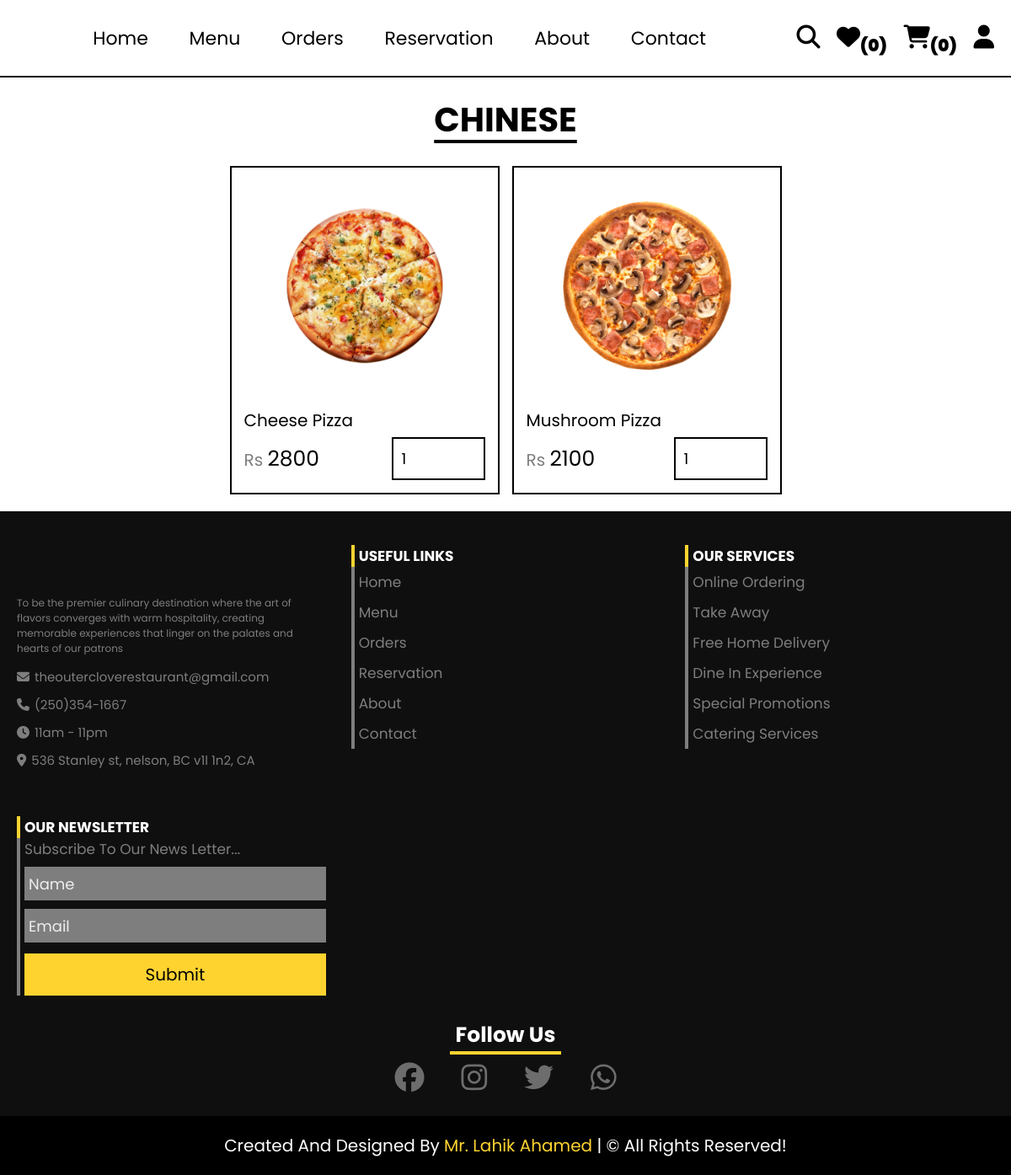
Page /customer/cuisine.php?cuisine=chinese on the committed database.
### tables this page shows
CREATE TABLE `products` (
  `id` int(11) NOT NULL,
  `cuisine` varchar(50) NOT NULL,
  `category` varchar(50) NOT NULL,
  `name` varchar(50) NOT NULL,
  `price` int(11) NOT NULL,
  `image` varchar(50) NOT NULL,
  `hero_slider` tinyint(1) NOT NULL
);

### customer/cuisine.php (the view, shortened to what this page needs)
<!DOCTYPE html>
<html lang="en">
<head>
    <link rel="stylesheet" href="https://cdn.jsdelivr.net/npm/swiper@11/swiper-bundle.min.css"/>
    <link rel="stylesheet" href="../CSS/customer_style.css">
</head>
<body>
    <?php include("../components/user_header.php"); ?>
    <section class="products">
        <?php $cuisine = $_GET['cuisine']; ?>
        <h1 class="title"><?= $cuisine ?></h1>
        <div class="box-container">
            <?php
                $select_products = $conn->prepare("SELECT * FROM products WHERE cuisine = ?");
                $select_products->execute([$cuisine]);
                if($select_products->rowCount() > 0) {
                    while($fetch_products = $select_products->fetch(pdo::FETCH_ASSOC)) {
            ?>
                    <form action="" method="post" class="box">
                    <img src="../uploaded images/<?= $fetch_products['image']; ?>" alt="">
                    <div class="name"><?= $fetch_products['name']; ?></div>
                    <div class="flex">
                        <div class="price"><span>Rs </span><?= $fetch_products['price']; ?></div>
                        <input type="number" name="qty" class="qty" min="1" max="99"
                        value="1" maxlength="2" onkeypress="if(this.value.length == 2) return false;">
                    </div>
                    </form>
            <?php
                }
                }else {
                    echo '<div class="empty">no products added yet!</div>';
                }
            ?>
        </div>
    </section>
</body>
</html>
<?php include("../components/footer.php"); ?>

### CSS/customer_style.css (style rules this page uses)
:root { --yellow: #fed330; --red: #e74c3c; --light-color: #7e7e7e; --border: 2px solid #000; --light: #ededed; --light-black: #0f0f0f; }
* { font-family: 'poppins', sans-serif; margin: 0; padding: 0; box-sizing: border-box; outline: none; border: none; text-decoration: none; }
html { font-size: 62.5%; overflow-x: hidden; scroll-behavior: smooth; stop-opacity: 7rem; scroll-padding-top: 7rem; }
section { margin: 0 auto; max-width: 1300px; padding: 2rem; }
.title { text-align: center; margin-bottom: 2.5rem; font-size: 4rem; color: #000; text-transform: uppercase; text-decoration: underline; word-spacing: .8rem; text-underline-offset: 1rem; }
.products .box-container { display: grid; grid-template-columns: repeat(auto-fit, 32rem); justify-content: center; align-items: flex-start; gap: 1.5rem; }
.products .box-container .box { padding: 1.5rem; border: var(--border); position: relative; overflow: hidden; }
.products .box-container .box img { height: 25rem; width: 100%; object-fit: contain; }
.products .box-container .box .name { font-size: 2rem; text-transform: capitalize; color: #000; margin: 1.5rem 0 .5rem 0; }
.products .box-container .box .flex { display: flex; align-items: center; gap: 1rem; margin-top: .5rem; }
.products .box-container .box .flex .price { margin-right: auto; font-size: 2.5rem; color: #000; }
.products .box-container .box .flex .price span { color: var(--light-color); font-size: 2rem; }
.products .box-container .box .flex .qty { padding: 1rem; border: var(--border); font-size: 1.8rem; color: #000; }

### rows in the picture
products: image (picture), name "Cheese Pizza", price "2800"
products: image (picture), name "Mushroom Pizza", price "2100"

### other values in the picture
$total_user_wishlist_items "0"
count($_SESSION["cart"]) "0"
$cuisine "CHINESE"
